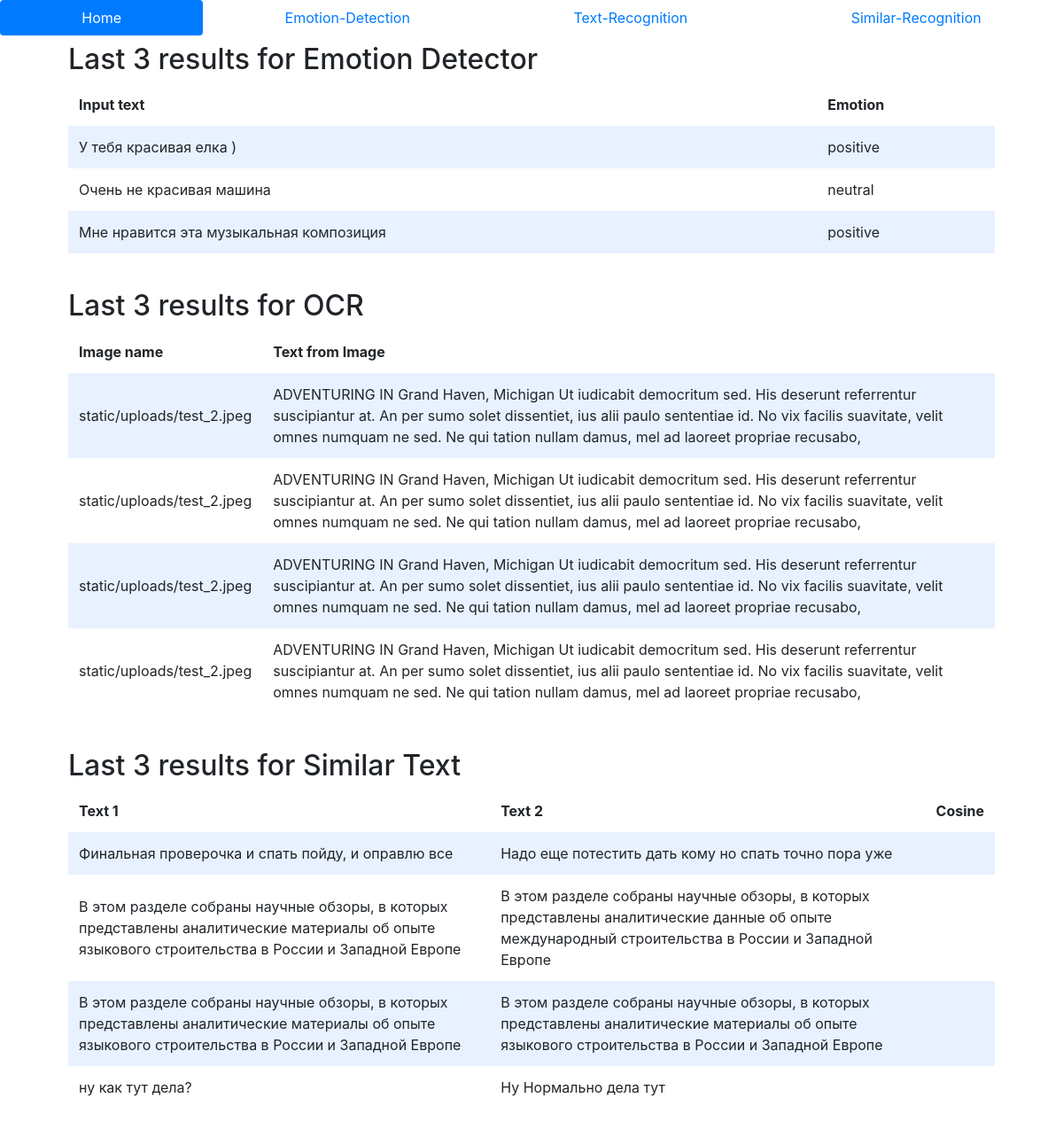
Before: / with the older database file.
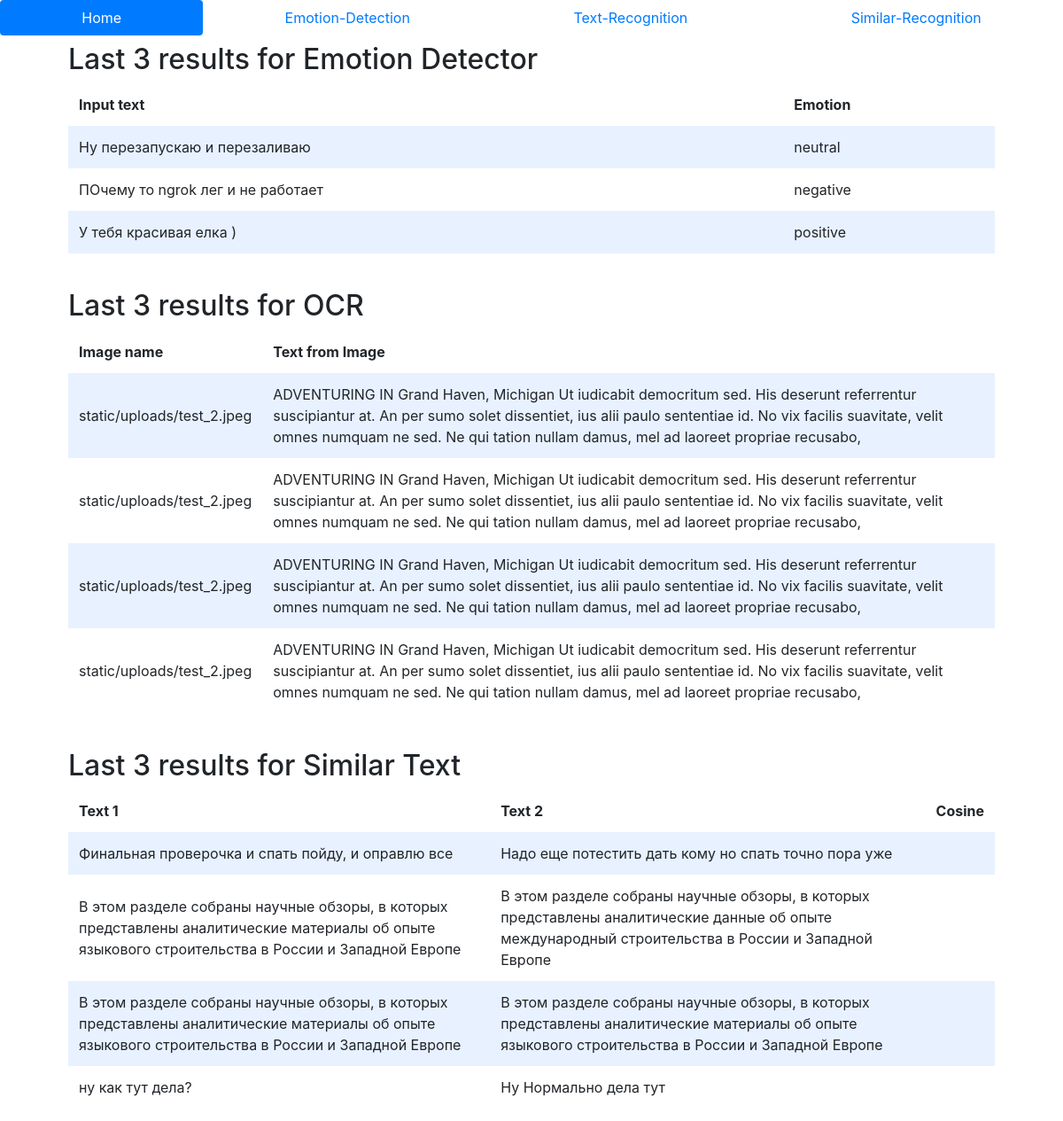
After: the same page with the newer database file.
### tables this page shows
CREATE TABLE emotion(id INTEGER PRIMARY KEY AUTOINCREMENT, input TEXT NOT NULL, output TEXT NOT NULL, score FLOAT NOT NULL);

CREATE TABLE image(id INTEGER PRIMARY KEY AUTOINCREMENT, image TEXT NOT NULL, text TECT NOT NULL);

CREATE TABLE similar(id INTEGER PRIMARY KEY AUTOINCREMENT, text_1 TEXT NOT NULL, text_2 TEXT NOT NULL, score FLOAT NOT NULL);

### app.py (the view)
@app.route("/")
def index():
    emotions = db.execute("SELECT * FROM emotion ORDER BY id DESC LIMIT 3")
    exctracted_txt = db.execute("SELECT * FROM image ORDER BY id DESC LIMIT 4")
    similar_texts = db.execute("SELECT * FROM similar ORDER BY id DESC LIMIT 4")
    return render_template("index.html",
                           emotions=emotions,
                           exctracted_txt=exctracted_txt,
                           similar_texts=similar_texts)

### app.py (called while the page is built)
@app.after_request
def after_request(response):
    response.headers["Cache-Control"] = "no-cache, no-store, must-revalidate"
    response.headers["Expires"] = 0
    response.headers["Pragma"] = "no-cache"
    return response

### templates/index.html (shortened to what this page needs)
<!DOCTYPE html>
<html lang="en">
    <head>
        <link rel="stylesheet" href="https://cdn.jsdelivr.net/npm/bootstrap@4.5.3/dist/css/bootstrap.min.css">
        <link href="static/styles.css" rel="stylesheet">
    </head>
    <body>
        <nav class="nav nav-pills nav-fill">
            <li class="nav-item">
                <a class="nav-link active" href="/">Home</a>
            </li>
            <li class="nav-item">
                <a class="nav-link" href="/emotion-detection">Emotion-Detection</a>
            </li>
            <li class="nav-item">
                <a class="nav-link" href="/text-recognition">Text-Recognition</a>
            </li>
            <li class="nav-item">
                <a class="nav-link" href="/similar-recognition">Similar-Recognition</a>
            </li>
        </nav>
        <div class="container">
            <div class="section">
                <h2>Last 3 results for Emotion Detector</h2>
                <table>
                    <thead>
                        <tr>
                            <th>Input text</th>
                            <th>Emotion</th>
                        </tr>
                    </thead>
                    <tbody>
                        {% for emotion in emotions %}
                            <tr>
                                <td>{{ emotion.input }}</td>
                                <td>{{ emotion.output }}</td>
                            </tr>
                        {% endfor %}
                    </tbody>
                </table>
            </div>
            <div class="section">
                <h2>Last 3 results for OCR</h2>
                <table>
                    <thead>
                        <tr>
                            <th>Image name</th>
                            <th>Text from Image</th>
                        </tr>
                    </thead>
                    <tbody>
                        {% for text_image in exctracted_txt %}
                            <tr>
                                <td>{{ text_image.image }}</td>
                                <td>{{ text_image.text }}</td>
                            </tr>
                        {% endfor %}
                    </tbody>
                </table>
            </div>
            <div class="section">
                <h2>Last 3 results for Similar Text</h2>
                <table>
                    <thead>
                        <tr>
                            <th>Text 1</th>
                            <th>Text 2</th>
                            <th>Cosine</th>
                        </tr>
                    </thead>
                    <tbody>
                        {% for similar in similar_texts %}
                            <tr>
                                <td>{{ similar.text_1 }}</td>
                                <td>{{ similar.text_2 }}</td>
                                <td>{{ similar.text_3 }}</td>
                            </tr>
                        {% endfor %}
                    </tbody>
                </table>
            </div>
        </div>
    </body>
</html>

Changed rows visible on the page:
no longer on this page (row unchanged): emotion: input "Очень не красивая машина", output "neutral"
no longer on this page (row unchanged): emotion: input "Мне нравится эта музыкальная композиция", output "positive"
added emotion: input "Ну перезапускаю и перезаливаю", output "neutral"
added emotion: input "ПОчему то ngrok лег и не работает", output "negative"
